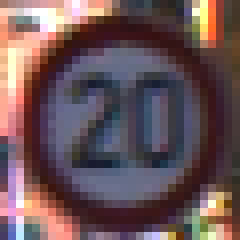
#> input picture train_recortadas/00/00000.ppm, 30 x 30 px (shown 8 times larger)
$ python main.py --img_path prohibido.png
#> lines starting #> are read from the running program, lines starting #| are printed output that depends on the picture
### Classifier.py
from sklearn.discriminant_analysis import LinearDiscriminantAnalysis as LDA
from sklearn.decomposition import PCA
from sklearn.metrics import accuracy_score
import cv2
from utils import prepareImage, getHOGVector, reshapeList
import os
import numpy as np
from sklearn.naive_bayes import GaussianNB


class Classifier:
    def __init__(self, classifier):
        self.train_samples = []
        self.train_labels = []
        self.test_samples = []
        self.test_labels = []
        if classifier == 'LDA-BAYES':
            self.classifier = LDA()
            self.lda = LDA()
        elif classifier == 'PCA-BAYES':
            self.classifier = PCA()
            self.bayes_classifier = GaussianNB()
        self.classifier_type = classifier
        self.test_img_names = []
        print('Clasifier initialized!')

    def start(self, train_classes_folders, test_folder):
        for folderPath in train_classes_folders:
            self.classify(folderPath, "train")

        self.classify(test_folder, "test")


        # Reducir dimensionalidad
        reduced_data = self.reduce_dimensionality(self.train_samples, self.train_labels)

        # Train classifier
        if self.classifier_type == 'LDA-BAYES':
            train_result = self.train_classifier(reduced_data, self.lda)
        elif self.classifier_type == 'PCA-BAYES':
            train_result = self.train_classifier(reduced_data, self.bayes_classifier)

        # Obtener la precision de la prediccion
        train_accuracy = self.get_accuracy(train_result, self.train_labels);
        print(f'Precisión de la predicción del entrenamiento: {train_accuracy} - {train_accuracy*100}%')

        test_result,test_accuracy = self.test()
        return test_result, self.test_img_names, self.test_labels, test_accuracy*100, train_accuracy*100

    # [11 lines left out: function test, not called in this run]

    def classify(self,path, type):
#> called with path = 'train_recortadas/00', type = 'train'
        if type == "train":
            folders = path.split("/")
            label = int(folders[len(folders)-1])
            for imagePath in os.listdir(path):
                img = cv2.imread(path+"/"+imagePath, 1)
#> img is the input picture: shape (30, 30, 3); mean B, G, R 88.1, 84.4, 107.2
                prep_img = prepareImage(img)
                self.train_samples.append(getHOGVector(prep_img))
                self.train_labels.append(label)
        elif type == "test":
            for imagePath in os.listdir(path):
                if imagePath != ".directory":  # Error al leer imagenes
                    self.test_img_names.append(imagePath)
                    label = int(imagePath[:2])
                    img = cv2.imread(path+"/"+imagePath, 1)
                    prep_img = prepareImage(img)
                    self.test_samples.append(getHOGVector(prep_img))
                    self.test_labels.append(label)

    # [10 lines left out: function reduce_dimensionality, not called in this run]

    def train_classifier(self, reduced_data, classifier):
        classifier.fit(reduced_data, np.array(self.train_labels))
        return classifier.predict(reduced_data)

    def get_accuracy(self, samples, labels):
        return accuracy_score(np.array(labels), samples)

    # [4 lines left out: function prepare_test, not called in this run]

### utils.py
import cv2
import numpy as np
from match import detectCircles, detect

# Equalizacion de la imagen usando un equalizado adaptativo
def equalize(img):
    cpy = img.copy()
    grey = cv2.cvtColor(cpy, cv2.COLOR_BGR2GRAY)
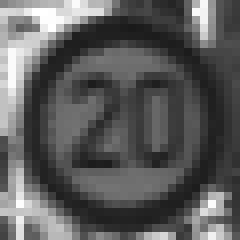
#> grey: shape (30, 30) (shown 8 times larger); min 26, max 255, mean 91.6
    eq = cv2.createCLAHE(clipLimit=2.0, tileGridSize=(4, 4))
    clahe = eq.apply(grey)
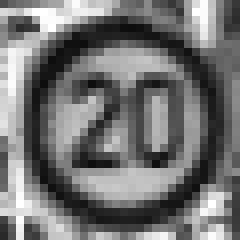
#> clahe: shape (30, 30) (shown 8 times larger); min 12, max 255, mean 115.9
    return clahe

# Tratamiento y escalado de la imagen
def prepareImage(img):
    img_cpy = img.copy()
    image = equalize(img_cpy)
    image = cv2.resize(image,(30,30),interpolation = cv2.INTER_LINEAR)
    return image


# [6 lines left out: function reshapeList, not called in this run]


def getHOGVector(img):
    # Tiene que cumplir (winSize.width - blockSize.width) % blockStride.width == 0 && (winSize.height - blockSize.height) % blockStride.height == 0
    hog = cv2.HOGDescriptor(_winSize=(30,30),_blockSize=(15,15),_blockStride=(5,5),_cellSize=(5,5),_nbins=9)
    return hog.compute(img)


# [129 lines left out: functions writeInFile, applyRedMask, apply_brightness_contrast, detectSignals, not called in this run]

### main.py
import sys
import subprocess
import os
import cv2
import argparse
import shutil
import matplotlib as plt
from detector import getSignalsFromImg
from utils import writeInFile
from Classifier import Classifier
from Graphics import  Graphics

parser = argparse.ArgumentParser()
parser.add_argument('--test')
parser.add_argument('--train')
parser.add_argument('--classifier')
parser.add_argument('--img_path')

def main():
    arguments = parser.parse_args()
    train_path = "train_recortadas"
    test_path = "test_reconocimiento"
    classifier ="LDA-BAYES"
    imgPath = None
    if(arguments.train):
        train_path = arguments.train
    if (arguments.classifier):
        print('Detectado parametro classifier: '+arguments.classifier)
        classifier = arguments.classifier
    if(arguments.test):
        test_path = arguments.test
    if (arguments.img_path):
        imgPath = arguments.img_path
    print("The script has " +str(3)+' arguments:')
    print("Train path: " +str(train_path)+'.')
    print("Test path: " +str(test_path)+'.')
    print("Clasificador: " +str(classifier))
    #imagenes = os.listdir(test_path)

    try:
        trainClassesPath = []
        for f in os.listdir(train_path):
            trainClassesPath.append(train_path+"/"+f)
        cl = Classifier(classifier)
        classifier_result, test_img_names, test_labels, test_accuracy, train_accuracy = cl.start(trainClassesPath, test_path)

        # Si hay una imagen real para analizar
        if(imgPath is not None):
            print("Detectada imagen adicional para analizar. \nComenzando deteccion de señales...")
            # Obtenemos las señales de la imagen y las guardamos en una carpeta para procesarlas
            imgs = getSignalsFromImg(imgPath)
            folder = './temporary_test'
            if not os.path.exists(folder):
                os.makedirs(folder)
            else:
                shutil.rmtree(folder)  # removes all the subdirectories!
                os.makedirs(folder)
            for i, img in enumerate(imgs):
                im = plt.image.imsave(folder+"/image"+str(i)+".png",cv2.cvtColor(img, cv2.COLOR_BGR2RGB))
            # Una vez guardadas las señales reconocidas de la imagen procedemos a clasificarlas --> ToDo

        # Graficos
        graphics = Graphics()
        graphics.accuracy_graphic(train_accuracy, "Entrenamiento " + classifier)
        graphics.accuracy_graphic(test_accuracy, "Test " + classifier)
        graphics.conf_matrix(classifier_result, test_labels)
        graphics.get_f1_score(classifier_result, test_labels)

        # Escribir resultados
        writeInFile("resultado.txt", test_img_names, classifier_result)

    except Exception as e:
        print('Algo ha ido mal, por favor comprueba que tienes la version 3.6.x de Python y la version 3.x de OpenCV')
        print(str(e))
    print('Reconocimiento finalizado. Resultados escritos en resultados.txt')

main()

$ run again, with señales.jpg saved as train_recortadas/00/00000.ppm
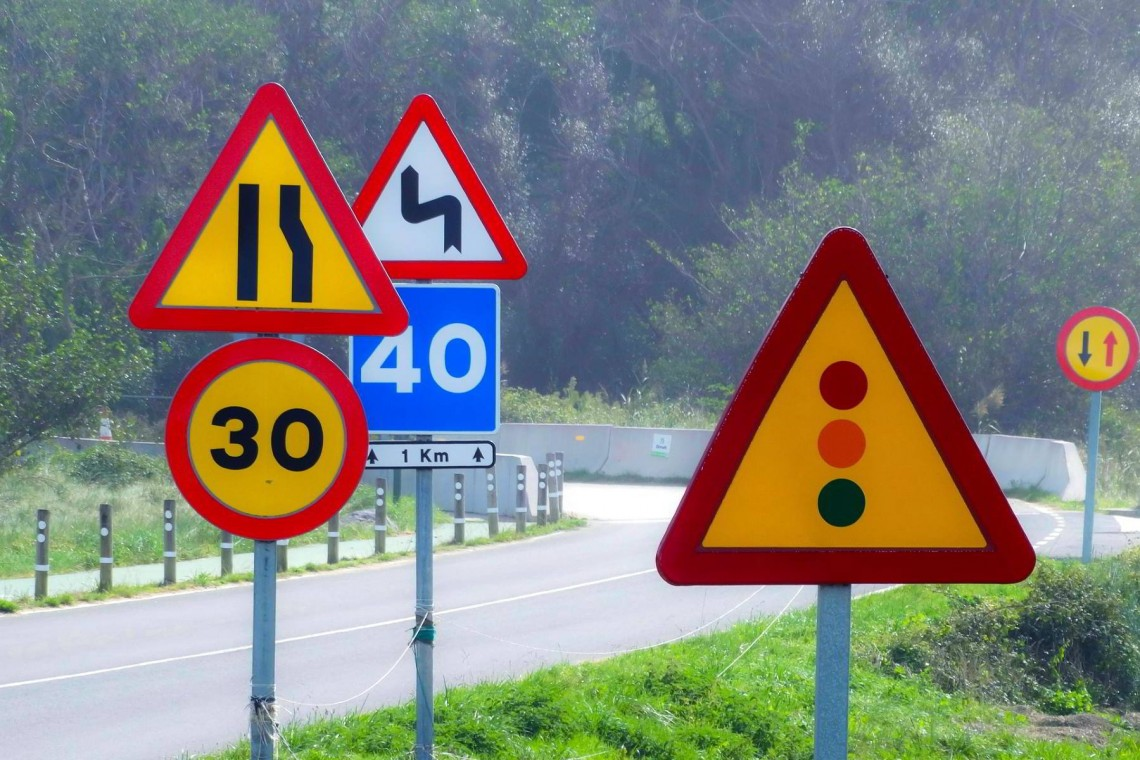
#> input picture señales.jpg, 1140 x 760 px
#> in classify, img is the input picture: shape (760, 1140, 3); mean B, G, R 122.3, 129.4, 130.7
#> in equalize, `clahe = eq.apply(grey)`:
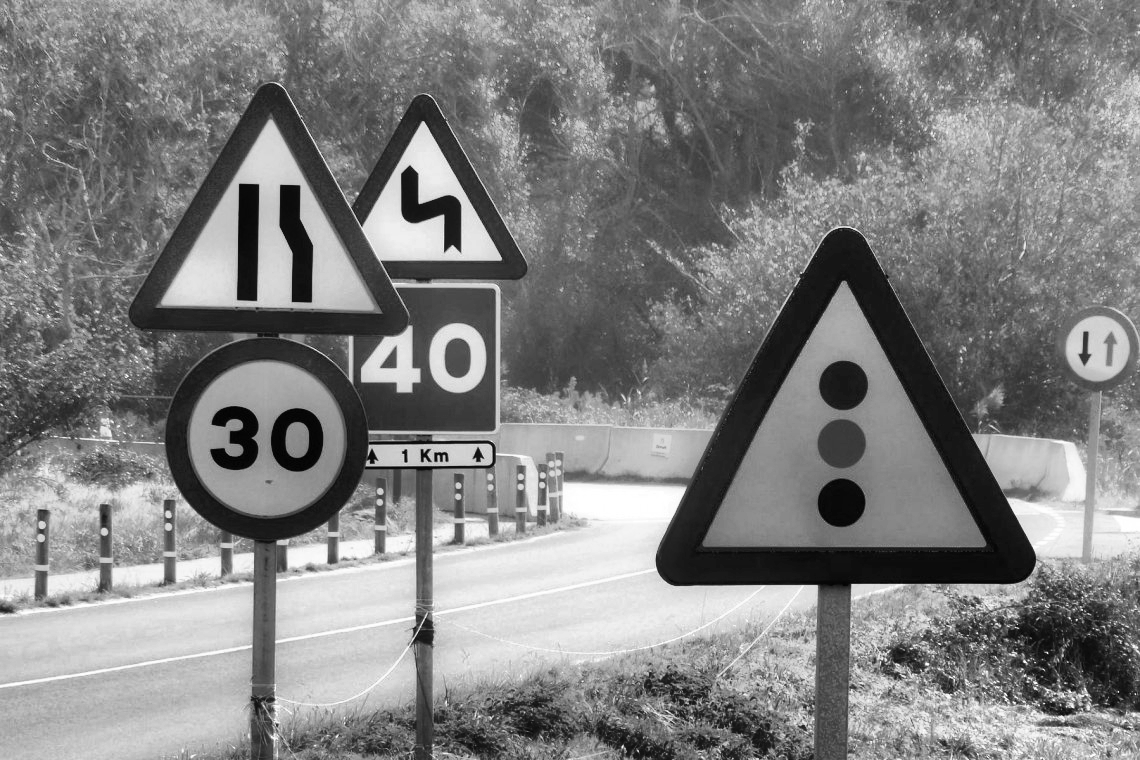
#> clahe: shape (760, 1140); min 1, max 255, mean 128.6
#> in prepareImage, `image = cv2.resize(image,(30,30),interpolation = cv2.INTER_LINEAR)`:
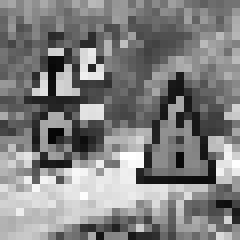
#> image: shape (30, 30) (shown 8 times larger); min 6, max 255, mean 128.5
